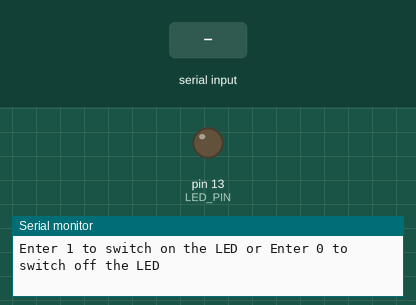
This sketch was run on a simulated Arduino Uno, built with avr-gcc and run on an emulated ATmega328P. Parts: output pins drawn as LEDs (lit = HIGH), the last lines printed to the serial monitor. The inputs (shaded band) are chosen by the test bench.

Above: at 1.2 s.
1.3 s: "1" received over Serial
At 2.2 s:
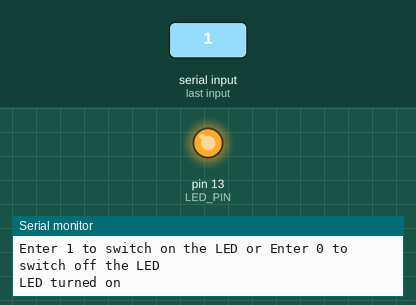
2.8 s: "0" received over Serial
At 3.4 s:
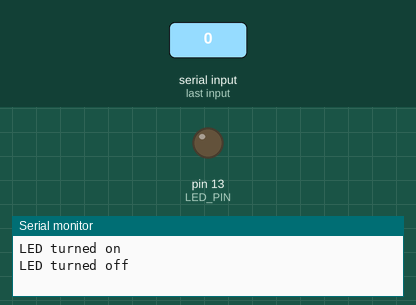
Timing chart, 0 to 5.8 s (numbered marks = the images above; inputs shaded):
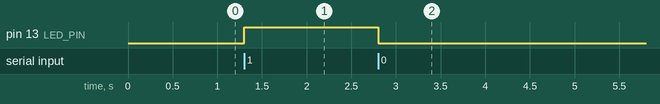

Measured:
- after the input at 1.3 s, pin 13 (LED_PIN): LOW → HIGH at once
- after the input at 2.8 s, pin 13 (LED_PIN): HIGH → LOW at once

The sketch:

Week4_code.ino
```cpp
#include <stdio.h>;

// Define LED pin
const int LED_PIN = 13;

void setup() {
  // Initialize LED pin as output
  pinMode(LED_PIN, OUTPUT);

  // Set state to low first (off) as required by the task
  digitalWrite(LED_PIN, LOW);

  // Initialize serial communication
  Serial.begin(9600); // set the baud rate to 9600
  Serial.println("Enter 1 to switch on the LED or Enter 0 to switch off the LED");
}

// loop for so that it continue as long as arduino has power
void loop() {

  // if serial is on, get the input data
  if (Serial.available() > 0) {
    // define data to the read input
    char data = Serial.read();

    // if data=='1', turn on the LED, set the pin to high (on)
    if (data == '1') {
      digitalWrite(LED_PIN, HIGH);      // Turn on LED
      Serial.println("LED turned on");  // print output in serial print
    }

    // if data=='0', turn on the LED, set the pin to low (off)
    else if (data == '0') {
      digitalWrite(LED_PIN, LOW);        // Turn off LED
      Serial.println("LED turned off");  // print output in serial print
    }
    else{
      // give warning is user enter the wrong output
      // uses output beside '1' or '0'
      Serial.println("Wrong data is given. Please insert the correct input");
    }
  }
}
```
